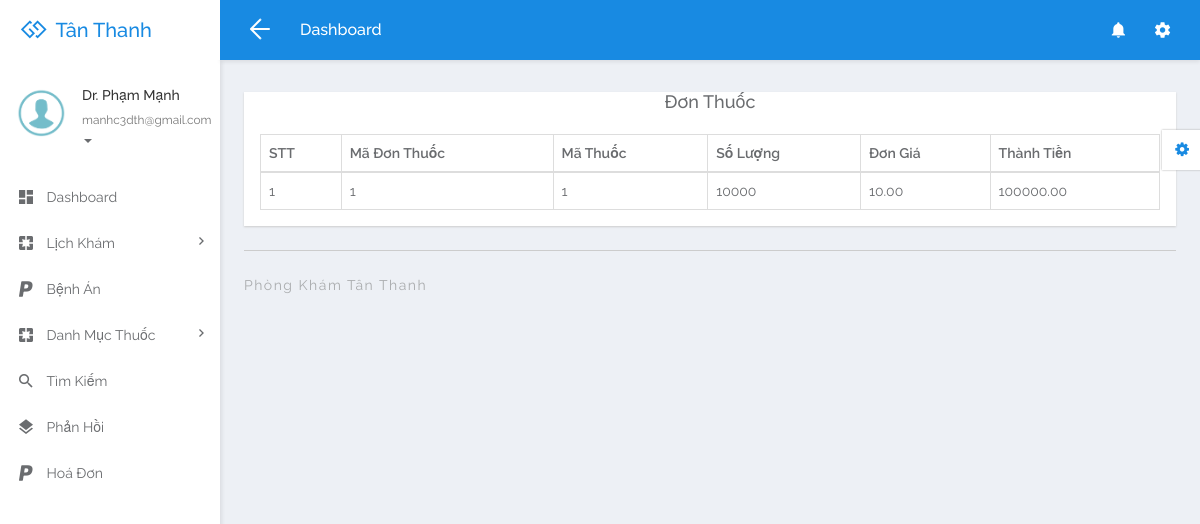
The app's page /doctor/chitietdonthuoc.php (signed in) with its own data.
### tables this page shows
CREATE TABLE `tbldoctor` (
  `ID` int(5) NOT NULL,
  `FullName` varchar(250) DEFAULT NULL,
  `MobileNumber` bigint(10) DEFAULT NULL,
  `Email` varchar(250) DEFAULT NULL,
  `Specialization` varchar(250) DEFAULT NULL,
  `Password` varchar(259) DEFAULT NULL,
  `qrcode` varchar(255) DEFAULT NULL,
  `role` int(11) NOT NULL,
  `CreationDate` timestamp NULL DEFAULT current_timestamp()
);

CREATE TABLE `chitietdonthuoc` (
  `id_donthuoc` int(11) NOT NULL,
  `medicine_id` varchar(255) DEFAULT NULL,
  `dongia` decimal(10,2) NOT NULL,
  `soluong` int(11) NOT NULL,
  `thanhtien` decimal(10,2) NOT NULL,
  `create_time` datetime DEFAULT NULL COMMENT 'Create Time'
);

### doctor/chitietdonthuoc.php (the view, shortened to what this page needs)
<?php
include('includes/dbconnection.php');
if (strlen($_SESSION['damsid']==0)) {
  header('location:logout.php');
  } else{
  ?>
<!DOCTYPE html>
<html lang="en">
<head>
	<link rel="stylesheet" href="libs/bower/font-awesome/css/font-awesome.min.css">
	<link rel="stylesheet" href="libs/bower/material-design-iconic-font/dist/css/material-design-iconic-font.css">
	<link rel="stylesheet" href="libs/bower/animate.css/animate.min.css">
	<link rel="stylesheet" href="libs/bower/fullcalendar/dist/fullcalendar.min.css">
	<link rel="stylesheet" href="libs/bower/perfect-scrollbar/css/perfect-scrollbar.css">
	<link rel="stylesheet" href="assets/css/bootstrap.css">
	<link rel="stylesheet" href="assets/css/core.css">
	<link rel="stylesheet" href="assets/css/app.css">
</head>
<body class="menubar-left menubar-unfold menubar-light theme-primary">
<?php include_once('includes/header.php');?>
<?php include_once('includes/sidebar.php');?>
<main id="app-main" class="app-main">
  <div class="wrap">
	<section class="app-content">
		<div class="row">
			<div class="col-md-12">
				<div class="widget">
  <h4 align="center">Đơn Thuốc </h4>
					<div class="widget-body">
						<div class="table-responsive">
							<table class="table table-bordered table-hover js-basic-example dataTable table-custom">
								<thead>
									<tr>
										<th>STT</th>
										<th>Mã Đơn Thuốc</th>
										<th>Mã Thuốc</th>
										<th>Số Lượng</th>
										<th>Đơn Giá</th>
										<th>Thành Tiền</th>
									</tr>
								</thead>
								<tbody>
                  <?php
$sql="SELECT * from chitietdonthuoc ";
$result = $dbh->query($sql);
$data=$result->fetchAll();
$cnt=1;
foreach($data as $row)
{               ?>
									<tr>
										<td><?php echo  ($cnt);?></td>
										<td><?php  echo ($row['id_donthuoc']);?></td>
										<td><?php  echo ($row['medicine_id']);?></td>
										<td><?php  echo ($row['soluong']);?></td>
										<td><?php  echo ($row['dongia']);?></td>
										<td><?php  echo ($row['thanhtien']);?></td>
									</tr>
								</tbody>
                <?php
$cnt=$cnt+1;
} }?>
							</table>
						</div>
					</div>
				</div>
			</div>
		</div>
	</section>
</div>
  <?php include_once('includes/footer.php');?>
</main>
<?php include_once('includes/customizer.php');?>
</body>
</html>

### doctor/includes/sidebar.php (shortened to what this page needs)
<aside id="menubar" class="menubar light">
  <div class="app-user">
    <div class="media">
      <div class="media-left">
        <div class="avatar avatar-md avatar-circle">
          <a href="javascript:void(0)"><img class="img-responsive" src="assets/images/images.png" alt="avatar"/></a>
        </div>
      </div>
      <div class="media-body">
        <div class="foldable">
          <?php
$eid=$_SESSION['damsid'];
$sql="SELECT FullName,Email from  tbldoctor where ID=:eid";
$query = $dbh -> prepare($sql);
$query->bindParam(':eid',$eid,PDO::PARAM_STR);
$query->execute();
$results=$query->fetchAll(PDO::FETCH_OBJ);
foreach($results as $row)
{
$email=$row->Email;
$fname=$row->FullName;
}   ?>
          <h5><a href="javascript:void(0)" class="username"><?php  echo $fname ;?></a></h5>
          <ul>
            <li class="dropdown">
              <a href="javascript:void(0)" class="dropdown-toggle usertitle" data-toggle="dropdown" aria-haspopup="true" aria-expanded="false">
                <small><?php  echo $email;?></small>
                <span class="caret"></span>
              </a>
            </li>
          </ul>
        </div>
      </div>
    </div>
  </div>
  <div class="menubar-scroll">
    <div class="menubar-scroll-inner">
      <ul class="app-menu">
        <li class="has-submenu">
          <a href="dashboard.php">
            <i class="menu-icon zmdi zmdi-view-dashboard zmdi-hc-lg"></i>
            <span class="menu-text">Dashboard</span>
          </a>
        </li>
       <li class="has-submenu">
          <a href="javascript:void(0)" class="submenu-toggle">
            <i class="menu-icon zmdi zmdi-pages zmdi-hc-lg"></i>
            <span class="menu-text">Lịch Khám</span>
            <i class="menu-caret zmdi zmdi-hc-sm zmdi-chevron-right"></i>
          </a>
        </li>
        <li>
          <a href="medicalrecord.php">
            <i class="menu-icon zmdi zmdi-paypal zmdi-hc-lg"></i>
            <span class="menu-text">Bệnh Án</span>
          </a>
        </li>
        <li class="has-submenu">
          <a href="javascript:void(0)" class="submenu-toggle">
            <i class="menu-icon zmdi zmdi-pages zmdi-hc-lg"></i>
            <span class="menu-text">Danh Mục Thuốc</span>
            <i class="menu-caret zmdi zmdi-hc-sm zmdi-chevron-right"></i>
          </a>
        </li>
        <li>
          <a href="search.php">
            <i class="menu-icon zmdi zmdi-search zmdi-hc-lg"></i>
            <span class="menu-text">Tìm Kiếm</span>
          </a>
        </li>
        <li>
          <a href="appointment-bwdates.php">
            <i class="menu-icon zmdi zmdi-layers zmdi-hc-lg"></i>
            <span class="menu-text">Phản Hồi</span>
          </a>
        </li>
        <li>
          <a href="invoices.php">
            <i class="menu-icon zmdi zmdi-paypal zmdi-hc-lg"></i>
            <span class="menu-text">Hoá Đơn</span>
          </a>
        </li>
      </ul>
    </div>
  </div>
</aside>

### records on screen
tbldoctor: FullName "Dr. Phạm Mạnh", Email "manhc3dth@gmail.com"
chitietdonthuoc: id_donthuoc "1", medicine "1", soluong "10000", dongia "10.00", thanhtien "100000.00"
